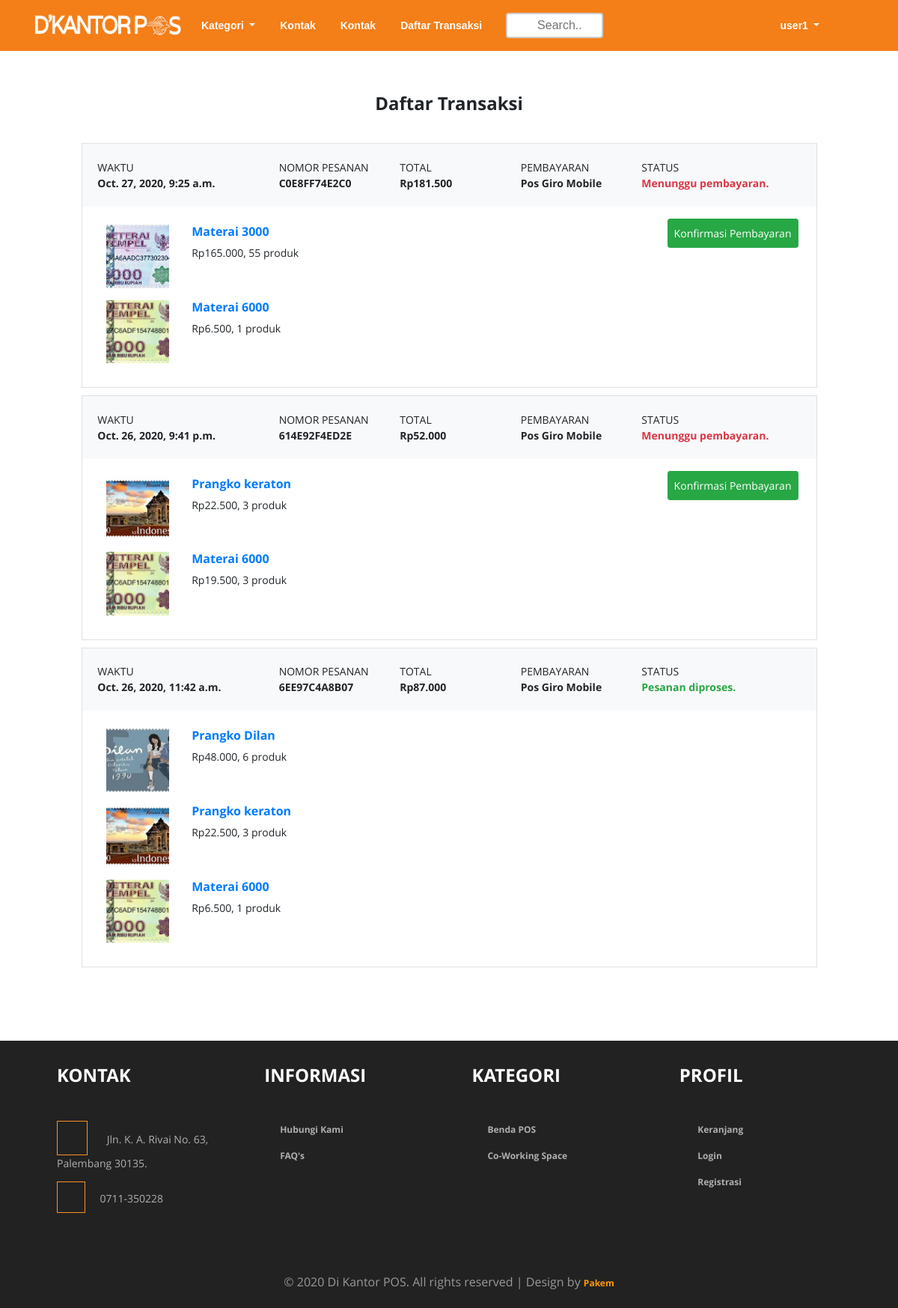
The app's page /daftar-transaksi/ (signed in) with its own data.
### website/models.py (models this page shows, shortened)
class User(AbstractUser):
    id = models.UUIDField(primary_key=True, default=uuid.uuid4, editable=False)
    username = None
    email = CustomEmailField(_('email'), unique=True, max_length=64)
    first_name = models.CharField(_('nama depan'), max_length=64)
    last_name = models.CharField(_('nama belakang'), max_length=64, null=True, blank=True)
    hp = models.CharField(_('hp'), max_length=14)
    password = models.CharField(_('password'), max_length=64)
    created_at = models.DateTimeField(auto_now_add=True)
    keranjang = models.ForeignKey(
        Keranjang,
        default=None,
        on_delete=models.CASCADE,
        null=True
    )
    USERNAME_FIELD = 'email'
    REQUIRED_FIELDS = []
    objects = managers.UserManager()
    def __str__(self):
        if self.first_name == '':
            return self.email
        return self.first_name+' '+ (self.last_name if self.last_name else '')

class Order(models.Model):
    id = models.UUIDField(primary_key=True, default=uuid.uuid4, editable=False)
    kode = models.CharField(max_length=16, unique=True)
    user = models.ForeignKey(
        User,
        on_delete=models.CASCADE
    )
    metode_pembayaran = models.ForeignKey(
        MetodePembayaran,
        on_delete=models.CASCADE
    )
    nama_penerima = models.CharField(max_length=64)
    telepon_penerima = models.CharField(max_length=64)
    alamat_pengiriman = models.CharField(max_length=64)
    subtotal = models.IntegerField()
    ongkos_kirim = models.IntegerField(null=True)
    total = models.IntegerField()
    BELUM_BAYAR = 0
    SUDAH_BAYAR = 1
    SUDAH_VERIFIKASI = 2
    CHOICES = [
        (BELUM_BAYAR, 'Belum dibayar'),
        (SUDAH_BAYAR, 'Sudah dibayar, belum diverfikasi'),
        (SUDAH_VERIFIKASI, 'Sudah diverifikasi'),
    ]
    status_pembayaran = models.IntegerField(
        choices=CHOICES,
        default=BELUM_BAYAR,
    )
    jumlah_item = models.IntegerField(default=0)
    kantorpos = models.ForeignKey(
        Kantorpos,
        on_delete=models.CASCADE
    )
    created_at = models.DateTimeField(auto_now_add=True)
    path_and_rename = PathAndRename("images/bukti_pembayaran")
    help_text = 'Maximum file size allowed is {}Mb'.format(IMAGE_SIZE_LIMIT)
    bukti_pembayaran = models.ImageField(upload_to=path_and_rename, null=True, validators=[validate_image], help_text=help_text, )
    uploaded_at = models.DateTimeField(null=True)
    class Meta:
        verbose_name_plural='order'

class MetodePembayaran(models.Model):
    id = models.UUIDField(primary_key=True, default=uuid.uuid4, editable=False)
    nama_metode = models.CharField(max_length=32)
    deskripsi = models.CharField(max_length=128)
    class Meta:
        verbose_name_plural='metode pembayaran'

class DetailOrder(models.Model):
    id = models.UUIDField(primary_key=True, default=uuid.uuid4, editable=False)
    order = models.ForeignKey(
        Order,
        on_delete=models.CASCADE
    )
    produk = models.ForeignKey(
        Produk,
        on_delete=models.CASCADE
    )
    qty = models.IntegerField()
    subtotal = models.IntegerField()
    created_at = models.DateTimeField(auto_now_add=True)

class Produk(models.Model):
    id = models.UUIDField(primary_key=True, default=uuid.uuid4, editable=False)
    kategori = models.ForeignKey(
        Kategori,
        on_delete=models.CASCADE
    )
    nama_produk = models.CharField(max_length=64)
    harga = models.IntegerField()
    deskripsi = models.TextField(null=True)
    stok = models.IntegerField()
    path_and_rename = PathAndRename("images/produk")
    help_text = 'Maximum file size allowed is {}Mb'.format(IMAGE_SIZE_LIMIT)
    foto = models.ImageField("Foto produk", upload_to=path_and_rename, validators=[validate_image], help_text=help_text)
    created_at = models.DateTimeField(auto_now_add=True)
    updated_at = models.DateTimeField(auto_now=True)
    class Meta:
        verbose_name_plural = 'Produk'

### website/views.py (the view)
# urls.py: path('daftar-transaksi/', views.daftar_transaksi, name='daftar_transaksi'),
@login_required
def daftar_transaksi(request):
     user = request.user
     orders = models.Order.objects.filter(user=user).order_by('-created_at').all()
     for order in orders:
          order.details = models.DetailOrder.objects.filter(order=order).all()
     data = {
          'orders': orders,
          'form': forms.KonfirmasiPembayaranForm()
     }
     return render(request, 'daftar_transaksi.html', data)

### website/templates/daftar_transaksi.html (shortened to what this page needs)
{% extends 'base.html' %}
{% load static %}
{% block css %}
<link href="{% static 'website/css/daftar_transaksi.css' %}" rel="stylesheet">
{% endblock %}
{% block content %}
<div class="container py-5 mt-2 mb-4">
    <div class="row">
        <div class="col text-center">
            <h4>Daftar Transaksi</h4>
        </div>
    </div>
    <div class="row">
        <div class="col-lg-11 col-12 mx-auto" style="font-size:14px">
            <div class="table-responsive px-3">
                <table class="table table-borderless table-sm">
                    <tr>
                        <td scope="col" class="" style="min-width:560px"></td>
						<td scope="col" style="min-width:190px;">&nbsp;</td>
                    </tr>
                    {% for order in orders %}
                    <tr class="border border-bottom-0 bg-light">
                        <td colspan="2">
                            <div class="row py-3 px-3">
                                <div class="col-lg-3 col-4">
                                    <span>WAKTU</span><br>
                                    <span class="font-weight-bold">{{order.created_at}}</span>
                                </div>
                                <div class="col-lg-2 col-4">
                                    <span>NOMOR PESANAN</span><br>
                                    <span class="font-weight-bold">{{order.kode}}</span>
                                </div>
                                <div class="col-lg-2 col-4">
                                    <span>TOTAL</span><br>
                                    <span class="convert-rupiah font-weight-bold">{{order.total}}</span>
                                </div>
                                <div class="col-lg-2 col-4">
                                    <span>PEMBAYARAN</span><br>
                                    <span class="font-weight-bold">{{order.metode_pembayaran.nama_metode}}</span>
                                </div>
                                <div class="col-lg-3 col-4">
                                    <span>STATUS</span><br>
                                    {% if order.status_pembayaran == 0 %}
                                        <span class="text-danger font-weight-bold">Menunggu pembayaran.</span>
                                    {% elif order.status_pembayaran == 1 %}
                                        <span class="text-orange font-weight-bold">Menunggu konfirmasi Pos Indonesia.</span>
                                    {% elif order.status_pembayaran == 2 %}
                                        <span class="text-success font-weight-bold">Pesanan diproses.</span>
                                    {% endif %}
                                </div>
                            </div>
                        </td>
                    </tr>
                    <tr id="" class="padded-row border border-top-0">
                        <td class="pl-2 pb-4">
                            {% for detail in order.details %}
                            <div class="row px-4 py-2 ">
                                <div class="col-lg-2 col-md-2 col-3">
                                    <div class="img-wrapper">
                                        <a href="{% url 'detail_product' detail.produk.id.hex %}">
                                            <img src="{{ detail.produk.foto.url }}" alt="..."/>
                                        </a>
                                    </div>
                                </div>
                                <div class="col">
                                    <a href="{% url 'detail_product' detail.produk.id.hex %}"><h6 class="nomargin">{{ detail.produk.nama_produk }}</h6></a>
                                    <span class="convert-rupiah">{{ detail.subtotal}}</span><span>, {{detail.qty}} produk</span>
                                </div>
                            </div>
                            {% endfor %}
                        </td>
                        <td class="text-right pr-4">
                                {% if order.status_pembayaran == 0 %}
                                    <button type="button" class="btn btn-success btn-sm py-2" data-toggle="modal" data-target="#modal-konfirmasi"
                                    data-url="{% url 'konfirmasi_pembayaran' order.id.hex %}">
                                        Konfirmasi Pembayaran
                                    </button>
                                {% endif %}
                        </td>
                    </tr>
                    <tr>
                        <td></td>
                    </tr>
                    {% endfor %}
                </table>
            </div>
        </div>
    </div>
</div>
{% include 'modal_konfirmasi_pembayaran.html' %}
{% endblock %}

### website/templates/base.html (shortened to what this page needs)
{% load static %}
<!DOCTYPE html>
<html>
<head>
    <link href="{% static 'website/bootstrap-4.5.2/css/bootstrap.css' %}" rel="stylesheet" type="text/css"
    media="all" />
    <link href="{% static 'website/css/bootstrap_extra.css' %}" rel="stylesheet" type="text/css" media="all" />
    <link href="{% static 'website/css/style.css' %}" rel="stylesheet" type="text/css" media="all" />
    <link href="{% static 'website/css/font-awesome.css' %}" rel="stylesheet">
    <link href="{% static 'website/css/FONT_raleway.css' %}" rel='stylesheet' type='text/css'>
    <link href="{% static 'website/css/FONT_open_sans.css' %}" rel='stylesheet' type='text/css'>
        {% block css %}{% endblock %}
  </head>
<body>
<nav class="navbar navbar-expand-lg navigation-agileits navbar-dark">
    <div class="container">
        <a class="navbar-brand" href="{% url 'index' %}">
            <img src="{% static 'website/images/dkantorpos.png' %}" alt="" style="width: 200px; height: 40px;">
        </a>
        <div class="collapse navbar-collapse" id="main_nav">
            <ul class="navbar-nav">
                    <li class="nav-item dropdown">
                        <a class="nav-link dropdown-toggle text-white" href="#" id="navbarDropdown" role="button"
                        data-toggle="dropdown" aria-haspopup="true" aria-expanded="false">
                            Kategori
                        </a>
                    </li>
                    <li class="nav-item"><a class="nav-link text-white" href="{% url 'contact' %}">Kontak</a></li>
                    <li class="nav-item"><a class="nav-link text-white" href="{% url 'contact' %}">Kontak</a></li>
                    {% if user.is_authenticated %}
                        <li class="nav-item"><a class="nav-link text-white" href="{% url 'daftar_transaksi' %}"> Daftar Transaksi</a></li>
                    {% endif %}
            </ul>
            <form action="{% url 'search' %}" method="POST" class="form-inline ml-4 lg-form my-2 my-lg-0">
                    <input type="text" name="name" placeholder="Search.." class="form-control-sm">
            </form>
            <ul class="navbar-nav ml-auto align-items-center">
                    {% if user.is_authenticated %}
                    <li class="dropdown nav-item">
                        <a href="#" class="dropdown-toggle nav-link text-white" data-toggle="dropdown">
                            {{ user }}<b class="caret"></b>
                        </a>
                    </li>
                    {% else %}
                    <li class="nav-item"><a class="nav-link text-white" href="{% url 'register' %}">Registrasi</a></li>
                    <li class="ml-0 nav-item"><a class="nav-link text-white" href="{% url 'login' %}">Masuk</a></li>
                    {% endif %}
                    <li class="nav-item">
                        <a class="nav-link text-white" href="{% url 'keranjang' %}" style="font-size: 24px;">
                            <i class="fa fa-shopping-cart" aria-hidden="true"></i>
                        </a>
                    </li>
            </ul>
        </div>
    </div>
</nav>
<div id="content py-2">
    {% block content %}{% endblock %}
</div>
<div class="footer">
    <div class="container">
        <div class="row ml-3">
            <div class="col-sm-12 col-md-3 w3_footer_grid">
                <h3>Kontak</h3>
                <ul class="address">
                    <li>
                        <i class="fa fa-map-marker" style="font-size: 22px;" aria-hidden="true"></i>
                        Jln. K. A. Rivai No. 63, Palembang 30135.
                    </li>
                    <li><i class="fa fa-phone" style="font-size: 20px;" aria-hidden="true"></i>0711-350228</li>
                </ul>
            </div>
            <div class="col-sm-12 col-md-3 w3_footer_grid">
                <h3>Informasi</h3>
                <ul class="info">
                    <li><i class="fa fa-arrow-right" aria-hidden="true"></i><a href="{% url 'contact' %}">Hubungi
                    Kami</a></li>
                    <li><i class="fa fa-arrow-right" aria-hidden="true"></i><a href="#">FAQ's</a></li>
                </ul>
            </div>
            <div class="col-sm-12 col-md-3 w3_footer_grid">
                <h3>Kategori</h3>
                <ul class="info">
                    <li><i class="fa fa-arrow-right" aria-hidden="true"></i><a href="#">Benda POS</a></li>
                    <li><i class="fa fa-arrow-right" aria-hidden="true"></i><a href="#">Co-Working Space</a></li>
                </ul>
            </div>
            <div class="col-md-3 w3_footer_grid">
                <h3>Profil</h3>
                <ul class="info">
                    <li><i class="fa fa-arrow-right" aria-hidden="true"></i>
                        <a href="{% url 'checkout' %}">Keranjang</a>
                    </li>
                    <li><i class="fa fa-arrow-right" aria-hidden="true"></i>
                        <a href="{% url 'login' %}">Login</a>
                    </li>
                    <li><i class="fa fa-arrow-right" aria-hidden="true"></i>
                        <a href="{% url 'register' %}">Registrasi</a>
                    </li>
                </ul>
            </div>
        </div>
    </div>
    <div class="footer-copy">
        <div class="container">
            <p>© 2020 Di Kantor POS. All rights reserved | Design by <a href="#">Pakem</a></p>
        </div>
    </div>
</div>
<link href="{% static 'website/css/skdslider.css' %}" rel="stylesheet">
</body>
</html>

### records on screen
User: first_name+last_name "user1"
Order: created_at "Oct. 27, 2020, 9:25 a.m.", kode "C0E8FF74E2C0", metode_pembayaran.nama_metode "Pos Giro Mobile", status_pembayaran "Menunggu pembayaran."
DetailOrder: produk.foto (picture), produk.nama_produk "Materai 3000", qty "55"
DetailOrder: produk.foto (picture), produk.nama_produk "Materai 6000", qty "1"
Order: created_at "Oct. 26, 2020, 9:41 p.m.", kode "614E92F4ED2E", metode_pembayaran.nama_metode "Pos Giro Mobile", status_pembayaran "Menunggu pembayaran."
DetailOrder: produk.foto (picture), produk.nama_produk "Prangko keraton", qty "3"
DetailOrder: produk.foto (picture), produk.nama_produk "Materai 6000", qty "3"
Order: created_at "Oct. 26, 2020, 11:42 a.m.", kode "6EE97C4A8B07", metode_pembayaran.nama_metode "Pos Giro Mobile", status_pembayaran "Pesanan diproses."
DetailOrder: produk.foto (picture), produk.nama_produk "Prangko Dilan", qty "6"
DetailOrder: produk.foto (picture), produk.nama_produk "Prangko keraton", qty "3"
DetailOrder: produk.foto (picture), produk.nama_produk "Materai 6000", qty "1"
